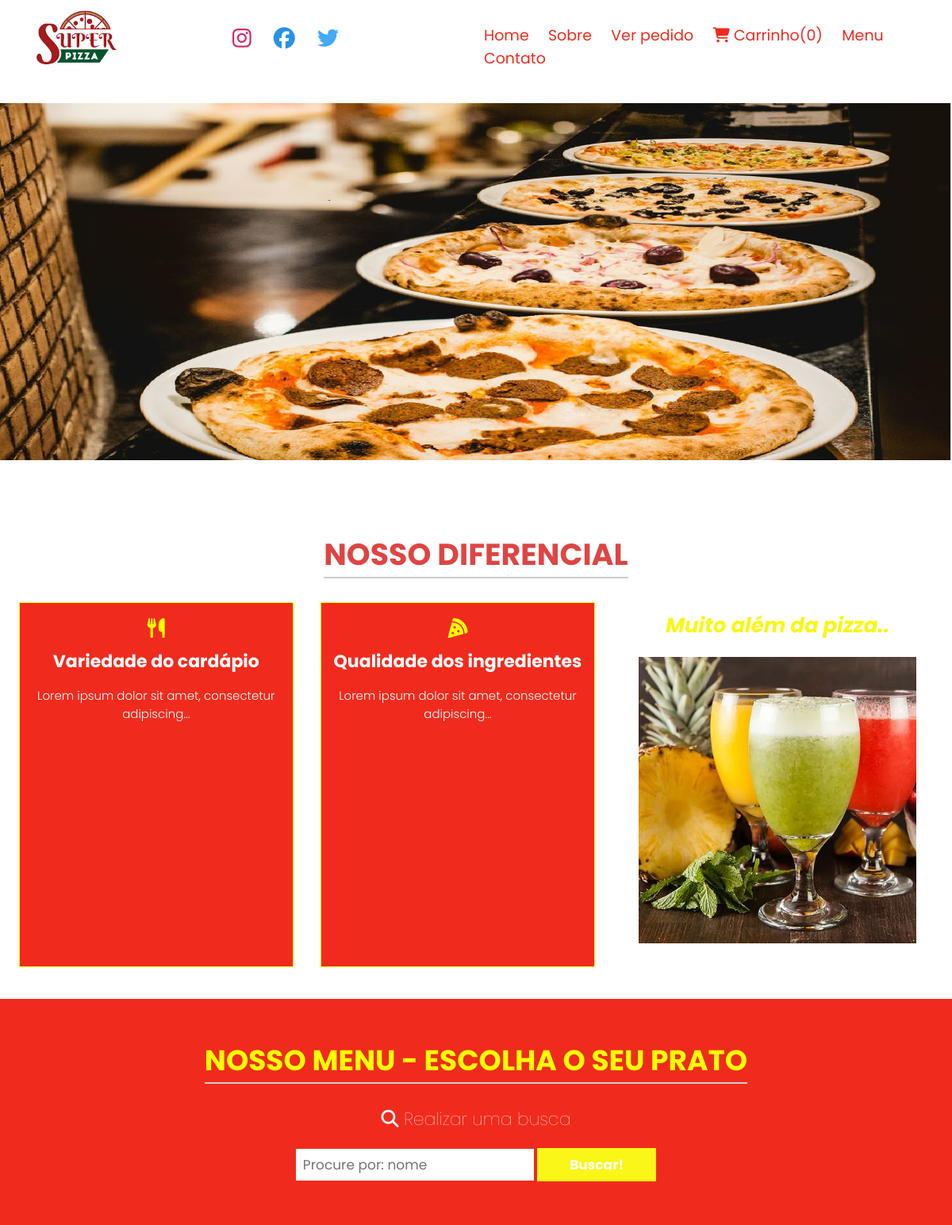
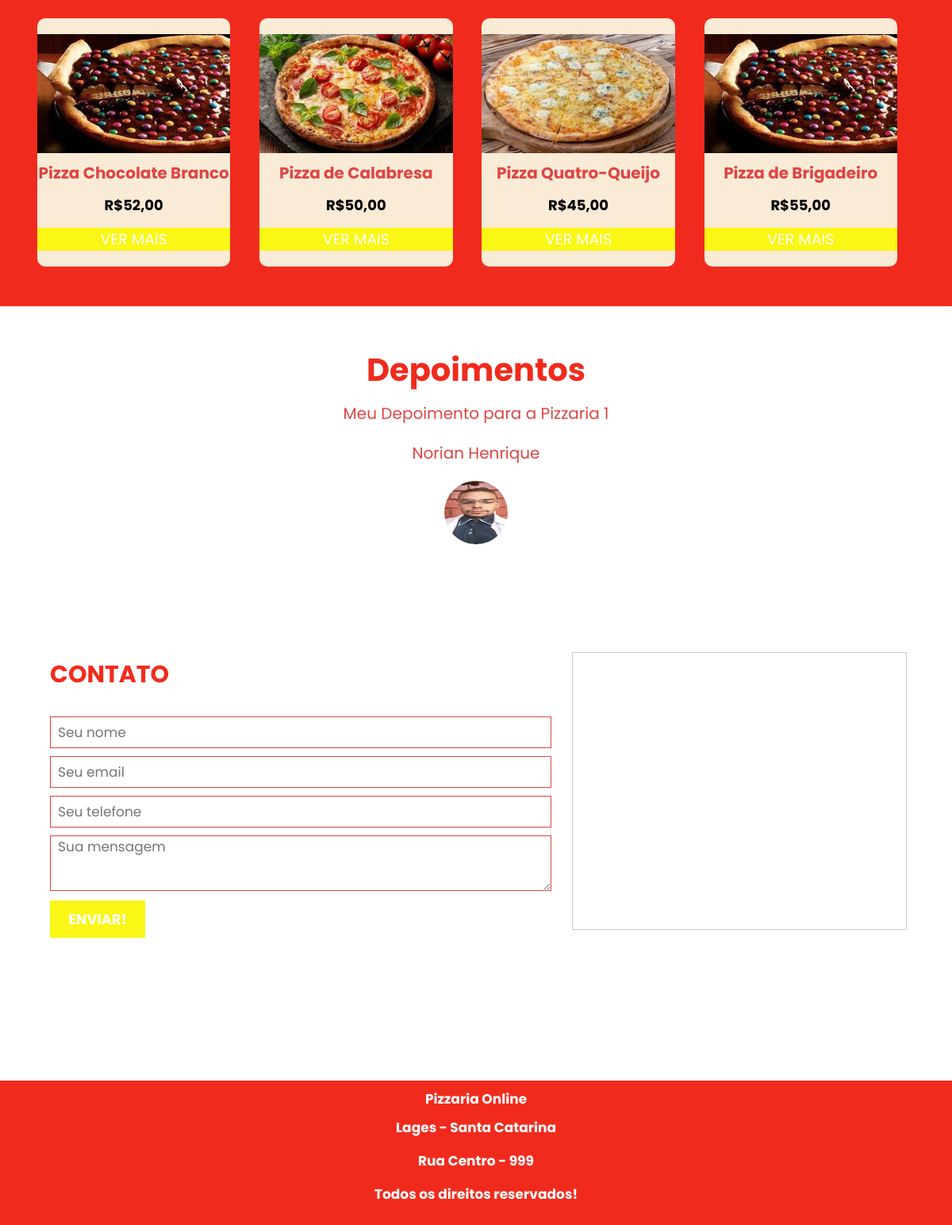
The page / on the database its author committed (2 pictures, top to bottom).
### index.php (called while the page is built)
<?php
include('config.php');
require('pizzariaController.php');
require('pizzariaModel.php');
	$pizzariaController = new pizzariaController();
	$pizzariaController->index();
?>

### pizzariaModel.php (called while the page is built, shortened)
<?php
	class pizzariaModel{
		public static function getDepoimentos(){
			$sql= \MySql::conectar()->prepare("SELECT * FROM `tb_site.depoimentos` ");
			$sql->execute();
			return $sql->fetchAll();
		}
		public static function getTotalItemsCarrinho(){
			if(isset($_SESSION['carrinho'])){
			$amount = 0;
			foreach ($_SESSION['carrinho'] as $key => $value) {
				$amount+=$value;
			}
			}else{
				return 0;
			}
			return $amount;
		}
	}
?>

### config.php (called while the page is built, shortened)
<?php
	$autoload = function($class){
	$class = str_replace('\\','/',$class);
	};
?>

### classes/MySql.php (called while the page is built)
<?php
	class MySql{
		private static $pdo;
		public static function conectar(){
			if(self::$pdo == null){
				try{
				self::$pdo = new PDO('mysql:host='.HOST.';dbname='.DATABASE,USER,PASSWORD,array(PDO::MYSQL_ATTR_INIT_COMMAND => "SET NAMES utf8"));
				self::$pdo->setAttribute(PDO::ATTR_ERRMODE,PDO::ERRMODE_EXCEPTION);
				}catch(Exception $e){
					echo '<h2>Erro ao conectar</h2>';
				}
			}
			return self::$pdo;
		}
	}
?>

### classes/Painel.php (called while the page is built, shortened)
<?php
	class Painel
	{
		public static function convertMoney($valor){
			return number_format($valor, 2, ',', '.');
		}
	}
?>

### views/home.php (the view, shortened to what this page needs)
<?php
  $infoSite = MySQL::conectar()->prepare("SELECT * FROM `tb_site.config`");
  $infoSite->execute();
  $infoSite=$infoSite->fetch();
?>
<html>
    <head>
        <link href="<?php echo INCLUDE_PATH?>views/css/style.css" rel="stylesheet"/>
    </head>
    <body>
           <header>
                 <div class="logo">
                       <a href="<?php echo INCLUDE_PATH?>"><img alt="Logomarca da Pizzaria" title="logo" src="<?php echo INCLUDE_PATH?>imagens/logo.png"/></a>
                 </div>
                 <div class="redes-sociais">
                        <a style="color:#d42460" target="_blank" href=""><i class="fab fa-instagram"></i></a>
                        <a style="color:#2991e6" target="_blank" href=""><i class="fab fa-facebook"></i></a>
                        <a style="color:#46a9fa" target="_blank" href=""> <i class="fa-brands fa-twitter"></i></a>
                 </div>
                 <nav class="menu-desktop">
                       <ul>
                          <li><a href="<?php echo INCLUDE_PATH?>">Home</a></li>
                          <li><a href="<?php echo INCLUDE_PATH?>#sobre">Sobre</a></li>
                          <li><a target="_blank" href="<?php echo INCLUDE_PATH?>fechar-pedido">Ver pedido</a></li>
                          <li><a href="javascript:void(0);"><i class="fa fa-shopping-cart" aria-hidden="true"></i> Carrinho(<?php echo pizzariaModel::getTotalItemsCarrinho(); ?>)</a></li>
                          <li><a href="<?php echo INCLUDE_PATH?>#menu">Menu</a></li>
                          <li><a href="<?php echo INCLUDE_PATH?>#contato">Contato</a></li>
                       </ul>
                 </nav>
           </header>
           <section class="banner">
                   <img  alt="Banner da Pizzaria" title="banner" src="<?php echo INCLUDE_PATH?>imagens/banner.jpg"/>
           </section>
           <section class="destaques " id="sobre">
                  <h2>Nosso diferencial</h2>
                <div class="center">
                      <div class="diferencial">
                            <i class="<?php echo $infoSite['icone1']?>"></i>
                            <h3>Variedade do cardápio</h3>
                            <p><?php echo $infoSite['descricao1']?></p>
                      </div>
                      <div class="diferencial">
                            <i class="<?php echo $infoSite['icone2']?>"></i>
                            <h3>Qualidade dos ingredientes</h3>
                            <p><?php echo $infoSite['descricao2'] ?></p>
                      </div>
                      <div class="destaque-brinde">
                              <h3>Muito além da pizza..</h3>
                             <img alt="Destaque Brinde da Pizzaria" title="brinde" src="<?php echo INCLUDE_PATH?>imagens/bride.webp"/>
                      </div>
                </div>
           </section>
           <section class="menu" id="menu">
                <h1>Nosso Menu - Escolha o seu prato</h1>
                <div class="busca">
                    <h4><i class="fa fa-search"></i> Realizar uma busca</h4>
                    <form method="post">
                        <input placeholder="Procure por: nome" type="text" name="busca">
                        <input type="submit" name="acao" value="Buscar!">
                      </form>
                </div>
                <div class="center">
                <?php
                        $query = "";
                        $pizzas = MySql::conectar()->prepare("SELECT * FROM `tb_admin.pizzas` $query");
                        $pizzas->execute();
                        $pizzas = $pizzas->fetchAll();
                        foreach($pizzas as $value){
                    ?>
                <div class="menu-pizzas">
                       <img alt="Pizza da Pizzaria Online" title="pizza menu" src="<?php echo INCLUDE_PATH_PAINEL ?>uploads/<?php echo $value['imagem']; ?>"/>
                       <h2><?php echo $value['nome'] ?></h2>
                       <p>R$<?php echo Painel::convertMoney($value['preco']) ?></p>
                       <a href="<?php echo INCLUDE_PATH ?>pizza?slug=<?php echo $value['slug']; ?>">Ver mais</a>
                </div>
                <?php } ?>
                </div>
           </section>
           <section class="depoimentos" id="depoimentos">
	                <div class="center">
		         <h2>Depoimentos</h2>
			    <div class="depoimentos-box">
                        <?php
                               $depoimentos = \pizzariaModel::getDepoimentos();
                               foreach ($depoimentos as $key => $value){
                        ?>
			        <div class="depoimento-single">
                              <p><?php echo $value ['depoimento'] ?></p>
                              <p><?php echo $value ['nome'] ?></p>
                              <img src="<?php echo INCLUDE_PATH_PAINEL ?>uploads/<?php echo $value['foto'] ?>" />
				    </div>
                        <?php }?>
		  	</div>
	  	</div>
	  </section>
      <section class="contato" id="contato">
              <div class="center">
                       <div class="contato-form">
                             <h2>Contato</h2>
                             <form class="ajax-form" method="post">
                                  <input type="text" name="nome" placeholder="Seu nome"/>
                                  <input type="email" name="email" placeholder="Seu email"/>
                                  <input type="text" name="telefone" placeholder="Seu telefone"/>
                                  <textarea name="mensagem" placeholder="Sua mensagem"></textarea>
                                  <input type="submit" name="acao" value="Enviar!"/>
                             </form>
                       </div>
                       <div class="map-contato">
                           <div class="mapouter"><div class="gmap_canvas"><iframe width="100%" height="350px" id="gmap_canvas" src="https://maps.google.com/maps?q=Rua%20lavinia%20pereira%20de%20souza&t=&z=13&ie=UTF8&iwloc=&output=embed" frameborder="0" scrolling="no" marginheight="0" marginwidth="0"><br></div></div>
                       </div>
              </div>
      </section>
      <footer>
                 <a href="<?php echo INCLUDE_PATH?>">Pizzaria Online</a>
                 <p>Lages - Santa Catarina</p>
                 <p>Rua Centro - 999</p>
                 <p>Todos os direitos reservados!</p>
      </footer>
    </body>
</html>

### pizzariaController.php (shortened to what this page needs)
<?php
	class pizzariaController
	{
		public function index(){
			$url = (isset($_GET['url'])) ? $_GET['url'] : 'home';
			$slug = explode('/',$url)[0];
			if(file_exists('views/'.$slug.'.php')){
				include('views/'.$slug.'.php');
			}else{
				die('Não existe a página que você procura!');
			}
		}
	}
?>

### views/home.php (style rules this page uses)
.mapouter { position:relative;text-align:center;height:500px;width:100%; }
.gmap_canvas { overflow:hidden;background:none!important;height:350px;width:100%;border: 1px solid #ccc; }

### rows shown on the page
tb_site.config: descricao1 "Lorem ipsum dolor sit amet, consectetur adipiscing...", descricao2 "Lorem ipsum dolor sit amet, consectetur adipiscing..."
tb_admin.pizzas: imagem (picture), nome "Pizza Chocolate Branco", preco "52,00"
tb_admin.pizzas: imagem (picture), nome "Pizza de Calabresa", preco "50,00"
tb_admin.pizzas: imagem (picture), nome "Pizza Quatro-Queijo", preco "45,00"
tb_admin.pizzas: imagem (picture), nome "Pizza de Brigadeiro", preco "55,00"
tb_site.depoimentos: depoimento "Meu Depoimento para a Pizzaria 1", nome "Norian Henrique", foto (picture)

### other values the page prints
pizzariaModel::getTotalItemsCarrinho() "0"
